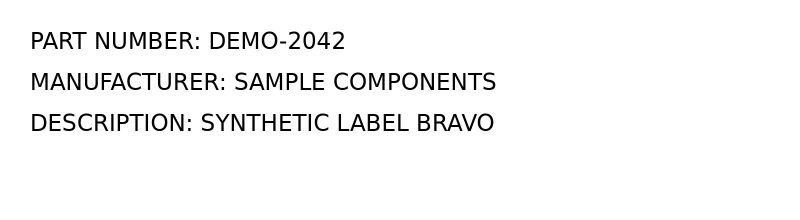
#> input picture tests/fixtures/panels/complete.jpg, 1600 x 440 px (shown at 1/2 size)
$ python -i ocr-preprocess.py   (imports and definitions only)
#> lines starting #> are read from the running program, lines starting #| are printed output that depends on the picture; after the words box and inside, x2 and y2 are one past the last pixel; in counts of white or black regions, pixels touching at a corner belong together
#> further down, picture is the input picture: PIL image 1600x440 RGB; min 0, max 255, mean 245.2
"""Bounded stdin-only pixel normalization. No paths or network inputs."""
import io
import json
import math
import sys
import warnings

from PIL import Image, ImageChops, ImageFilter, __version__ as pillow_version

MAX_INPUT = 2 * 1024 * 1024
MAX_OUTPUT = 8 * 1024 * 1024
MAX_PIXELS = 16_000_000
METHOD = "median3-deskew-small-text-v3"


def ink_mask(gray):
    """Use an Otsu split for geometry only, without replacing image pixels."""
    histogram = gray.histogram()
#> histogram = 768 values, max 653551 at index 255, min 6 at index 181, mean 2750
    count = gray.width * gray.height
#> count = 704000
    total = sum(value * frequency for value, frequency in enumerate(histogram))
#> total = 1058578974
    weight = subtotal = 0
    best_variance = -1
    threshold = None
    for value, frequency in enumerate(histogram):
        weight += frequency
        subtotal += value * frequency
        if not weight or weight == count:
            continue
        variance = weight * (count - weight) * (subtotal / weight - (total - subtotal) / (count - weight)) ** 2
        if variance > best_variance:
            best_variance = variance
            threshold = value
#> this loop made 768 passes
#> (frequency, weight, subtotal, best_variance) on passes 1 to 12: (14024, 14024, 0, 2.28e+16), (2887, 16911, 2887, 2.76e+16), (1627, 18538, 6141, 3.03e+16), (1183, 19721, 9690, 3.23e+16), (851, 20572, 13094, 3.37e+16), (580, 21152, 15994, 3.47e+16), (438, 21590, 18622, 3.54e+16), (304, 21894, 20750, 3.59e+16), (179, 22073, 22182, 3.62e+16), (116, 22189, 23226, 3.64e+16), (114, 22303, 24366, 3.66e+16), (80, 22383, 25246, 3.67e+16)
#> (weight, subtotal, best_variance) on passes 61 to 66: (24370, 83683, 4e+16), (24392, 85025, 4e+16), (24404, 85769, 4.01e+16), (24422, 86903, 4.01e+16), (24431, 87479, 4.01e+16), (24446, 88454, 4.01e+16)
#> after the loop, best_variance = 7.34e+16; subtotal = 1058578974; threshold = 254; weight = 2112000
    if threshold is None:
        return None, True
    dark_ink = sum(histogram[:threshold + 1]) <= count / 2
#> dark_ink = True
    mask = gray.point(lambda value: 255 if (value <= threshold if dark_ink else value > threshold) else 0)
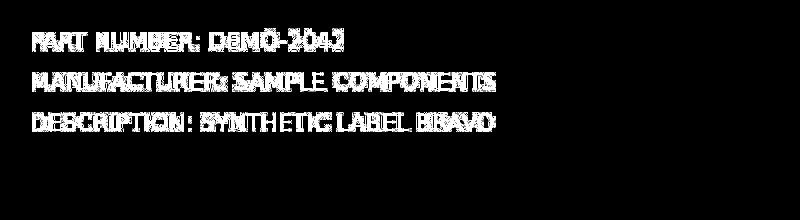
#> mask: PIL image 1600x440 RGB (shown at 1/2 size); 7.2% white; 544 white regions (518 under 20 px), largest, box (x1, y1, x2, y2) and area: (64, 144, 454, 184) 8052, (664, 144, 992, 184) 6937, (64, 224, 368, 264) 6415
    return mask, dark_ink


# [41 lines left out: functions expanded_size, deskew_pixels, not called in this run]


def ink_bands(gray):
    """Measure horizontal ink bands, without recognizing or changing text."""
    mask, _ = ink_mask(gray)
    if mask is None:
        return 0, 0
    bands = []
    height = 0
    for row in range(gray.height):
        if mask.crop((0, row, gray.width, row + 1)).histogram()[255] >= 3:
            height += 1
        else:
            if height >= 3:
                bands.append(height)
            height = 0
#> after the loop, bands = [48, 40, 40]
    if height >= 3:
        bands.append(height)
    bands.sort()
    return len(bands), bands[(len(bands) - 1) // 2] if bands else 0


# [57 lines left out: function main, not called in this run]


# [7 lines not run here, left out]

>>> from PIL import Image
>>> picture = Image.open('../tests/fixtures/panels/complete.jpg')
>>> result = ink_bands(picture)
#> result = (3, 40)

$ run again, on tests/fixtures/panels/conflicting-parts.png
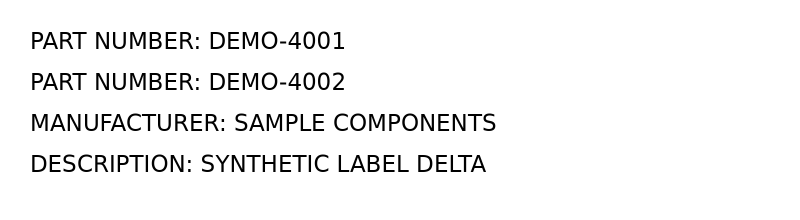
#> input picture tests/fixtures/panels/conflicting-parts.png, 1600 x 440 px (shown at 1/2 size)
#> picture is the input picture: PIL image 1600x440 RGB; min 0, max 255, mean 242.9
#> histogram = 768 values, max 663420 at index 255, min 2 at index 146, mean 2750
#> total = 1053598632
#> the loop in ink_mask, `for value, frequency in enumerate(histogram):` made 768 passes
#> (frequency, weight, subtotal, best_variance) on passes 1 to 8: (27074, 27074, 0, 4.44e+16), (141, 27215, 141, 4.46e+16), (52, 27267, 245, 4.47e+16), (93, 27360, 524, 4.49e+16), (83, 27443, 856, 4.5e+16), (92, 27535, 1316, 4.52e+16), (57, 27592, 1658, 4.53e+16), (98, 27690, 2344, 4.54e+16)
#> after the loop in ink_mask, `for value, frequency in enumerate(histogram):`: best_variance = 6.39e+16; subtotal = 1053598632; threshold = 254; weight = 2112000
#> dark_ink = True
#> in ink_mask, `mask = gray.point(lambda value: 255 if (value <= threshold if dark_ink..`:
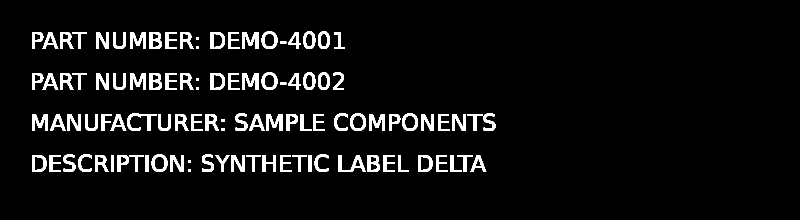
#> mask: PIL image 1600x440 RGB (shown at 1/2 size); 5.8% white; 104 white regions, largest, box (x1, y1, x2, y2) and area: (260, 64, 292, 98) 629, (485, 64, 517, 98) 629, (260, 146, 292, 180) 629
#> after the loop in ink_bands, `for row in range(gray.height):`: bands = [35, 35, 35, 35]
#> result = (4, 35)

$ run again, on tests/fixtures/panels/missing-manufacturer.png
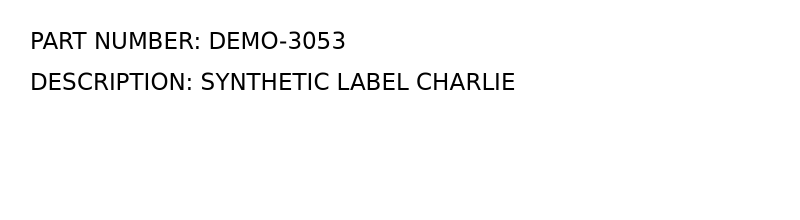
#> input picture tests/fixtures/panels/missing-manufacturer.png, 1600 x 440 px (shown at 1/2 size)
#> picture is the input picture: PIL image 1600x440 RGB; min 0, max 255, mean 248.9
#> histogram = 768 values, max 683359 at index 255, min 0 at index 148, mean 2750
#> total = 1066292931
#> the loop in ink_mask, `for value, frequency in enumerate(histogram):` made 768 passes
#> (frequency, weight, subtotal, best_variance) on passes 1 to 8: (13863, 13863, 0, 2.28e+16), (62, 13925, 62, 2.29e+16), (22, 13947, 106, 2.3e+16), (54, 14001, 268, 2.31e+16), (35, 14036, 408, 2.31e+16), (42, 14078, 618, 2.32e+16), (30, 14108, 798, 2.32e+16), (42, 14150, 1092, 2.33e+16)
#> after the loop in ink_mask, `for value, frequency in enumerate(histogram):`: best_variance = 3.23e+16; subtotal = 1066292931; threshold = 254; weight = 2112000
#> dark_ink = True
#> in ink_mask, `mask = gray.point(lambda value: 255 if (value <= threshold if dark_ink..`:
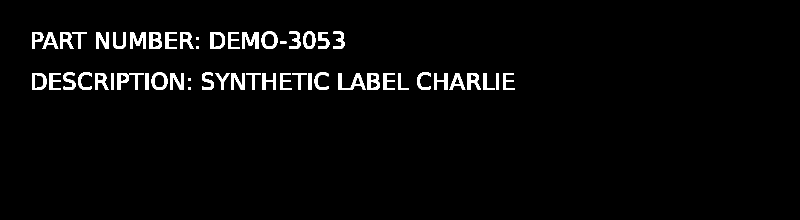
#> mask: PIL image 1600x440 RGB (shown at 1/2 size); 2.9% white; 55 white regions, largest, box (x1, y1, x2, y2) and area: (260, 64, 292, 98) 629, (485, 64, 517, 98) 629, (299, 64, 324, 98) 535
#> after the loop in ink_bands, `for row in range(gray.height):`: bands = [35, 35]
#> result = (2, 35)
